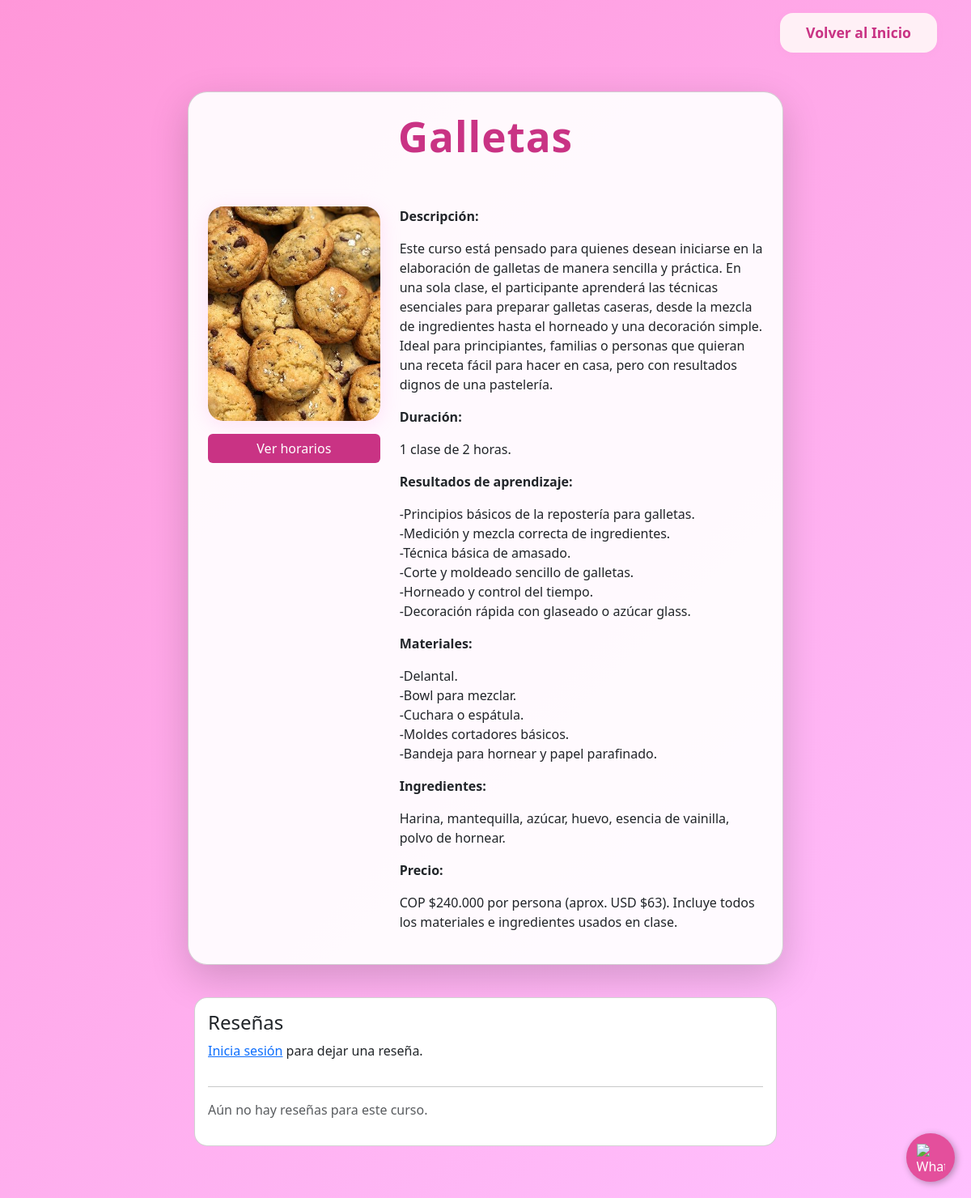
The app's page /curso/1/ with its own data.
### souffleApp/models.py (models this page shows, shortened)
class SouffleApp(models.Model):
    title = models.CharField(max_length=100)
    description = models.CharField(max_length=250)
    long_description = models.TextField(blank=True)
    duration = models.CharField(max_length=50, blank=True)
    learning_outcomes = models.TextField(blank=True)
    materials = models.TextField(blank=True)
    ingredients = models.TextField(blank=True)
    price = models.CharField(max_length=150, blank=True)
    image = models.ImageField(upload_to='souffleApp/images/')
    embedding = models.BinaryField(null=True, blank=True)

### souffleApp/views.py (the view)
# urls.py: path('curso/<int:curso_id>/', souffle.curso_detail, name='curso_detail'),
def curso_detail(request, curso_id):
    curso = get_object_or_404(SouffleApp, id=curso_id)
    horarios = Horario.objects.filter(curso=curso, cupos__gt=0).order_by('fecha', 'hora')
    favorite_ids = []
    if request.user.is_authenticated:
        favorite_ids = list(
            Favorite.objects.filter(user=request.user).values_list('curso_id', flat=True)
        )
    reviews = curso.reviews.select_related('user').all()
    review_form = ReviewForm()
    context = {
        'curso': curso,
        'favorite_ids': favorite_ids,
        'horarios': horarios,
        'is_admin': is_admin_user(request.user),
        'reviews': reviews,
        'review_form': review_form,
    }
    return render(request, 'souffleApp/curso_detail.html', context)

### souffleApp/templates/souffleApp/curso_detail.html (shortened to what this page needs)
<!DOCTYPE html>
<html lang="es">
<head>
    <link href="https://cdn.jsdelivr.net/npm/bootstrap@5.3.7/dist/css/bootstrap.min.css" rel="stylesheet">
</head>
{% include 'souffleApp/whatsapp_button.html' %}
<body>
    <div class="container mt-3">
        <div class="d-flex justify-content-end">
            <a href="{% url 'home' %}" class="nav-btn">Volver al Inicio</a>
        </div>
    </div>
    <div class="container py-5">
        <div class="row justify-content-center">
            <div class="col-12 col-md-10 col-lg-8">
                <div class="card shadow-lg p-4" style="border-radius: 1.5em; background: rgba(255,255,255,0.93);">
                    <h1 class="curso-title text-center w-100">{{ curso.title }}</h1>
                    <div class="row align-items-start mt-4">
                        <div class="col-12 col-md-4 d-flex flex-column align-items-center mb-3 mb-md-0">
                            <img src="{{ curso.image.url }}" alt="{{ curso.title }}" class="img-fluid curso-img mb-3">
                            {% if user.is_authenticated %}
                                {% if horarios %}
                                    <button class="btn btn-rosa w-100" type="button" onclick="document.getElementById('horarios-box').style.display='block'">Ver Horarios</button>
                                {% else %}
                                    <div class="alert alert-warning text-center w-100">
                                        <strong>Sin horarios disponibles</strong><br>
                                        Este curso no tiene horarios con cupos disponibles en este momento.
                                    </div>
                                {% endif %}
                            {% else %}
                                <a href="{% url 'login' %}?next={{ request.get_full_path }}" class="btn btn-rosa w-100">
                                    Ver horarios
                                </a>
                            {% endif %}
                        </div>
                        <div class="col-12 col-md-8">
                            <p><strong>Descripción:</strong><br>{{ curso.long_description|linebreaks }}</p>
                            <p><strong>Duración:</strong><br>{{ curso.duration|linebreaks }}</p>
                            <p><strong>Resultados de aprendizaje:</strong><br>{{ curso.learning_outcomes|linebreaks }}</p>
                            <p><strong>Materiales:</strong><br>{{ curso.materials|linebreaks }}</p>
                            <p><strong>Ingredientes:</strong><br>{{ curso.ingredients|linebreaks }}</p>
                            <p><strong>Precio:</strong><br>{{ curso.price|linebreaks }}</p>
                        </div>
                    </div>
                </div>
            </div>
        </div>
    <div class="container py-3">
        <div class="row justify-content-center">
            <div class="col-12 col-md-10 col-lg-8">
                <div class="card p-3 mt-4" style="border-radius: 1rem;">
                    <h4>Reseñas</h4>
                    {% if user.is_authenticated %}
                        <form method="post" action="{% url 'add_review' curso.id %}">
                            {% csrf_token %}
                            {{ review_form.content }}
                            <div class="mt-2">
                                {{ review_form.rating }}
                            </div>
                            <button type="submit" class="btn btn-rosa mt-2">Publicar reseña</button>
                        </form>
                    {% else %}
                        <p><a href="{% url 'login' %}?next={{ request.get_full_path }}">Inicia sesión</a> para dejar una reseña.</p>
                    {% endif %}
                    <hr>
                    {% if reviews %}
                        {% for rev in reviews %}
                            <div class="mb-3">
                                <div class="d-flex justify-content-between">
                                    <div>
                                        <strong>{{ rev.user.username }}</strong>
                                        {% if rev.rating %} — <span class="text-warning">{{ rev.rating }}/5</span>{% endif %}
                                    </div>
                                    <div>
                                        <small class="text-muted">{{ rev.created_at|date:"d/m/Y H:i" }}</small>
                                        {% if is_admin or rev.user == user %}
                                            <form method="post" action="{% url 'delete_review' rev.id %}" style="display:inline;">
                                                {% csrf_token %}
                                                <button type="submit" class="btn btn-sm btn-outline-danger ms-2">Eliminar</button>
                                            </form>
                                         {% endif %}
                                    </div>
                                </div>
                                <p class="mb-0">{{ rev.content|linebreaks }}</p>
                            </div>
                            <hr>
                        {% endfor %}
                    {% else %}
                        <p class="text-muted">Aún no hay reseñas para este curso.</p>
                    {% endif %}
                </div>
            </div>
        </div>
    </div>
</body>
</html>

### souffleApp/templates/souffleApp/curso_detail.html (style rules this page uses)
body { background: linear-gradient(135deg, #ff97d9 0%, #ffc1ff 100%); min-height: 100vh; }
.btn-rosa { background-color: #C93384; color: #fff; border: none; }
.curso-title { color: #C93384; letter-spacing: 1px; font-size: 3.2rem; font-weight: bold; margin-bottom: 2rem; }
.curso-img { max-height: 340px; object-fit: cover; box-shadow: 0 4px 24px #fcb0ea55; background: #fff0f6; border-radius: 1.2rem; }
.nav-btn { color: #C93384; background: #fff0f6; border: none; border-radius: 1rem; padding: 0.7rem 2rem; margin-left: 1rem; font-weight: 700; font-size: 1.1rem; text-decoration: none; box-shadow: 0 2px 8px rgba(210,145,188,0.08); transition: background 0.2s, color 0.2s, transform 0.2s; }

### records on screen
SouffleApp: title "Galletas", image (picture), long_description "Este curso está pensado para quienes desean iniciarse en la elaboración de galletas de manera sencilla y práctica. En una sola clase, el participante aprenderá las técnicas esenciales para preparar galletas caseras, desde la mezcla de ingredientes hasta el horneado y una decoración simple. Ideal para principiantes, familias o personas que quieran una receta fácil para hacer en casa, pero con resultados dignos de una pastelería.", duration "1 clase de 2 horas.", learning_outcomes "-Principios básicos de la repostería para galletas. -Medición y mezcla correcta de ingredientes. -Técnica básica de amasado. -Corte y moldeado sencillo de galletas. -Horneado y control del tiempo. -Decoración rápida con glaseado o azúcar glass.", materials "-Delantal. -Bowl para mezclar. -Cuchara o espátula. -Moldes cortadores básicos. -Bandeja para hornear y papel parafinado.", ingredients "Harina, mantequilla, azúcar, huevo, esencia de vainilla, polvo de hornear.", price "COP $240.000 por persona (aprox. USD $63). Incluye todos los materiales e ingredientes usados en clase."
